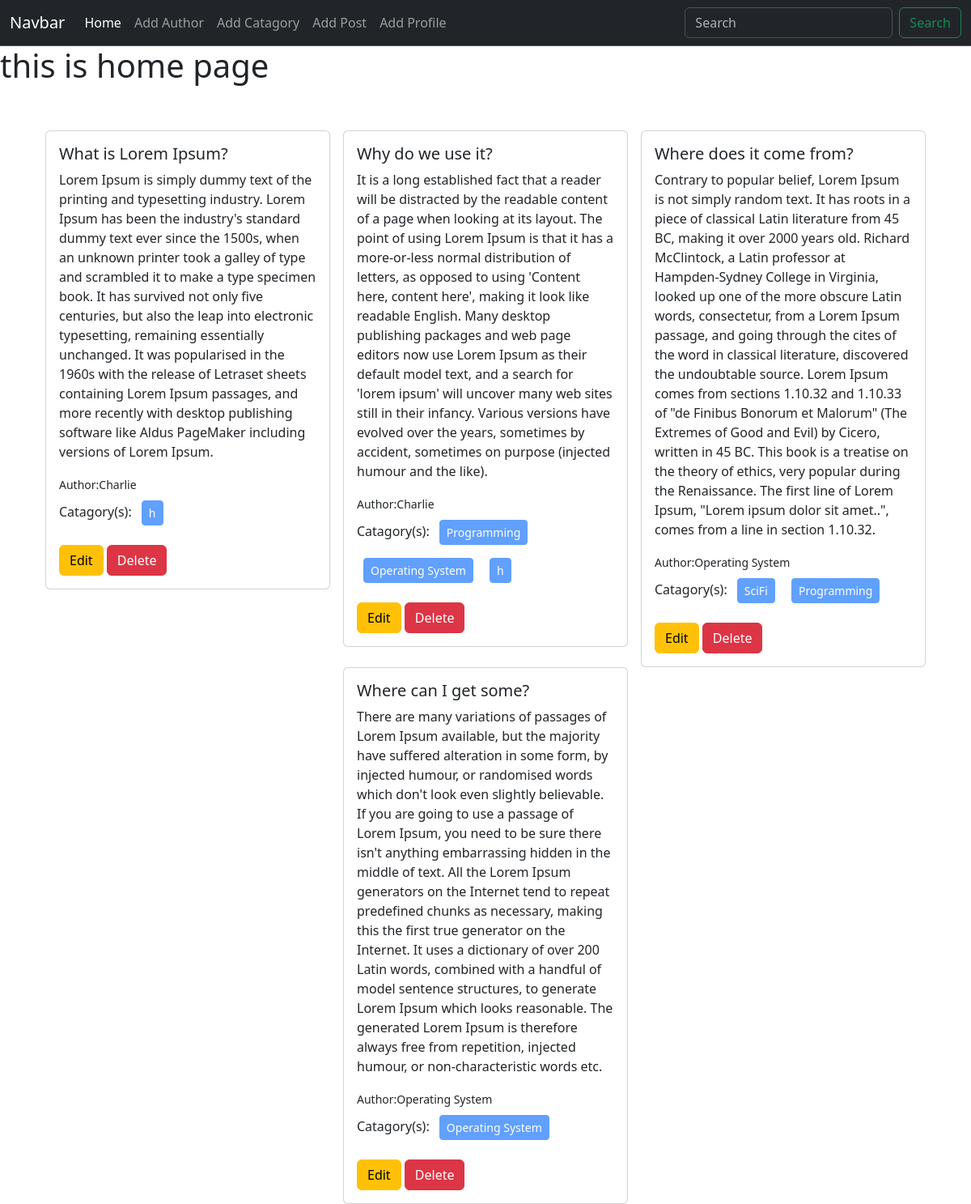
The page / on the database its author committed.
### post/models.py (models this page shows, shortened)
class Post(models.Model):
    tittle=models.CharField(max_length=50)
    content=models.TextField()
    catagory=models.ManyToManyField(Catagory) #ekta post multiple catagory te thkte pare ekta catagory te multiple post thkte pare
    author=models.ForeignKey(Author, on_delete=models.CASCADE) #author delete hoile sob post o delete

### author/models.py (models this page shows, shortened)
class Author(models.Model):
    name= models.CharField(max_length=100)
    bio = models.TextField()
    phone_no= models.CharField(max_length=15)

### catagories/models.py (models this page shows, shortened)
class Catagory(models.Model):
    name=models.CharField(max_length=100)

### blog_project/views.py (the view)
# urls.py: 2. Add a URL to urlpatterns:  path('', views.home, name='home')
def  home(request):
    data=Post.objects.all()
    return render(request,'home.html',{'data':data})

### templates/home.html
{%extends 'base.html'%} {% block content %}
<h1>this is home page</h1>
<div class="d-flex flex-wrap justify-content-center px-5 pt-5">
  {% for post in data %}
  <div class="col-sm-4">
    <div class="card mx-2">
      <div class="card-body">
        <h5 class="card-title">{{post.tittle}}</h5>
        <p class="card-text">
            {{post.content}}
        </p>
        <small>Author:{{post.author.name}}</small> <br>
        <p>Catagory(s):
        {% for cat in post.catagory.all %}
        <button class="btn btn-primary btn-sm m-2" disabled>{{cat.name}}</button>
        {% endfor %}
        </p>
        <a href="{%url 'edit_post' post.id%}" class="btn btn-warning">Edit</a>
        <a href="{%url 'delete_post' post.id%}" class="btn btn-danger">Delete</a>
      </div>
    </div>
  </div>
  {% endfor %}
</div>
{% endblock %}

### templates/base.html (shortened to what this page needs)
<!DOCTYPE html>
<html lang="en">
<head>
    <link href="https://cdn.jsdelivr.net/npm/bootstrap@5.3.2/dist/css/bootstrap.min.css" rel="stylesheet">
</head>
<body>
    <nav class="navbar navbar-expand-lg bg-dark border-bottom border-body" data-bs-theme="dark"">
        <div class="container-fluid">
          <a class="navbar-brand" href="#">Navbar</a>
          <div class="collapse navbar-collapse" id="navbarSupportedContent">
            <ul class="navbar-nav me-auto mb-2 mb-lg-0">
              <li class="nav-item">
                <a class="nav-link active" aria-current="page" href="{%url 'homepage'%}">Home</a>
              </li>
              <li class="nav-item">
                <a class="nav-link" href="{%url 'add_author'%}">Add Author</a>
              </li>
              <li class="nav-item">
                <a class="nav-link" href="{%url 'add_catagory'%}">Add Catagory</a>
              </li>
              <li class="nav-item">
                <a class="nav-link" href="{%url 'add_post'%}">Add Post</a>
              </li>
              <li class="nav-item">
                <a class="nav-link" href="{%url 'add_profile'%}">Add Profile</a>
              </li>
            </ul>
            <form class="d-flex" role="search">
              <input class="form-control me-2" type="search" placeholder="Search" aria-label="Search">
              <button class="btn btn-outline-success" type="submit">Search</button>
            </form>
          </div>
        </div>
      </nav>
      {%block content%}
      {%endblock%}
</body>
</html>

### rows shown on the page
Post: tittle "What is Lorem Ipsum?", content "Lorem Ipsum is simply dummy text of the printing and typesetting industry. Lorem Ipsum has been the industry's standard dummy text ever since the 1500s, when an unknown printer took a galley of type and scrambled it to make a type specimen book. It has survived not only five centuries, but also the leap into electronic typesetting, remaining essentially unchanged. It was popularised in the 1960s with the release of Letraset sheets containing Lorem Ipsum passages, and more recently with desktop publishing software like Aldus PageMaker including versions of Lorem Ipsum.", author.name "Charlie"
Catagory: name "h"
Post: tittle "Why do we use it?", content "It is a long established fact that a reader will be distracted by the readable content of a page when looking at its layout. The point of using Lorem Ipsum is that it has a more-or-less normal distribution of letters, as opposed to using 'Content here, content here', making it look like readable English. Many desktop publishing packages and web page editors now use Lorem Ipsum as their default model text, and a search for 'lorem ipsum' will uncover many web sites still in their infancy. Various versions have evolved over the years, sometimes by accident, sometimes on purpose (injected humour and the like).", author.name "Charlie"
Catagory: name "Programming"
Catagory: name "Operating System"
Post: tittle "Where does it come from?", content "Contrary to popular belief, Lorem Ipsum is not simply random text. It has roots in a piece of classical Latin literature from 45 BC, making it over 2000 years old. Richard McClintock, a Latin professor at Hampden-Sydney College in Virginia, looked up one of the more obscure Latin words, consectetur, from a Lorem Ipsum passage, and going through the cites of the word in classical literature, discovered the undoubtable source. Lorem Ipsum comes from sections 1.10.32 and 1.10.33 of \"de Finibus Bonorum et Malorum\" (The Extremes of Good and Evil) by Cicero, written in 45 BC. This book is a treatise on the theory of ethics, very popular during the Renaissance. The first line of Lorem Ipsum,…", author.name "Operating System"
Catagory: name "SciFi"
Post: tittle "Where can I get some?", content "There are many variations of passages of Lorem Ipsum available, but the majority have suffered alteration in some form, by injected humour, or randomised words which don't look even slightly believable. If you are going to use a passage of Lorem Ipsum, you need to be sure there isn't anything embarrassing hidden in the middle of text. All the Lorem Ipsum generators on the Internet tend to repeat predefined chunks as necessary, making this the first true generator on the Internet. It uses a dictionary of over 200 Latin words, combined with a handful of model sentence structures, to generate Lorem Ipsum which looks reasonable. The generated Lorem Ipsum is therefore always free from…", author.name "Operating System"
